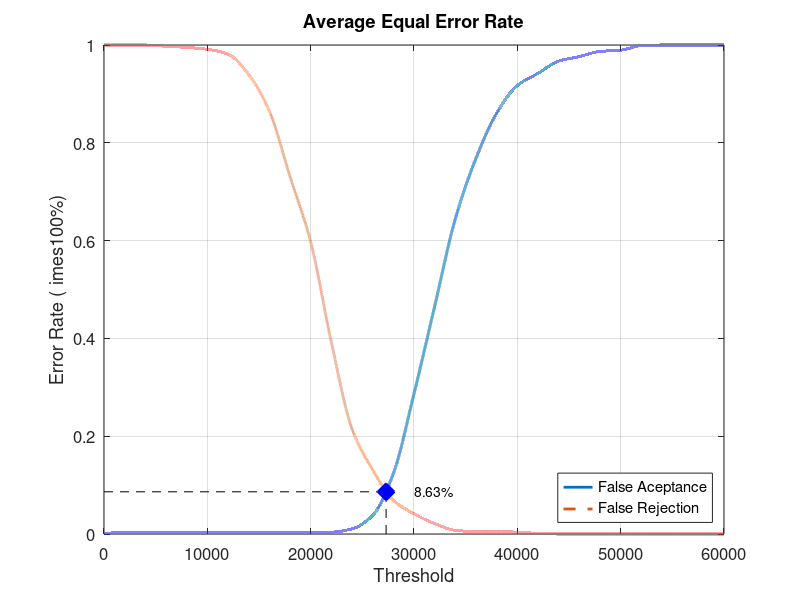
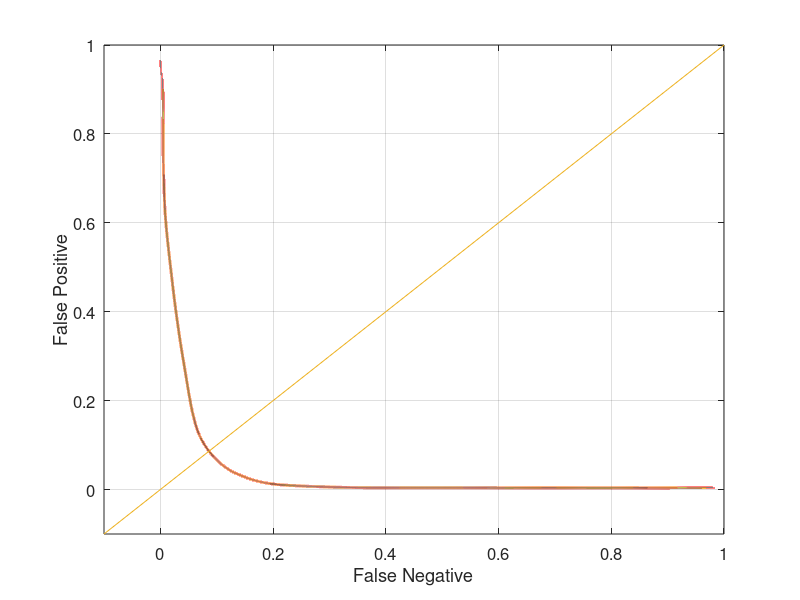

Here is the MATLAB script that generated these plots, in order:
close all;
clear;
clc;
x = 0:2000:60000;
xq = 0:0.5:60000;

y0 = [0 0.00394737 0.00394737 0.00394737 0.00394737 0.00394737 0.00394737 0.00394737 0.00394737 0.00394737 0.00394737 0.00394737 0.0105263 0.0381579 0.123684 0.286842 0.465789 0.644737 0.768421 0.860526 0.917105 0.942105 0.967105 0.976316 0.986842 0.989474 0.998684 1 1 1 1]
yy0 = interp1(x, y0, xq, 'pchip');
y1 = [1 1 1 0.9975 0.995 0.99125 0.98125 0.94 0.865 0.73125 0.5975 0.3925 0.215 0.13125 0.06875 0.04125 0.02125 0.0075 0.005 0.005 0.00375 0.00125 0 0 0 0 0 0 0 0 0]
yy1 = interp1(x, y1, xq, 'pchip');

% Calculating EER: 
y2 = abs(y0 - y1);
find(y2 == min(y2))
yy2 = abs(yy0 - yy1);
xEER = find(yy2 == min(yy2));
xEERIndex = xq(xEER) % X-axis EER
yEER = yy0(xEER) % Y-axis EER

main = figure
plot(xq, yy0,'-','LineWidth', 2);	hold on
plot(xq, yy1,'--','LineWidth', 2);	hold on
plot([xEERIndex xEERIndex], [0 yEER], 'k--');	hold on
plot([0 xEERIndex], [yEER yEER], 'k--');	hold on
plot(xEERIndex, yEER, 'bx', 'LineWidth', 10);	hold on
text(xEERIndex + 10 * xEERIndex / 100, yEER, [num2str(round((10000 * yEER)) / 100) '%'])
legend('False Aceptance', 'False Rejection', 'Location', 'SouthEast')
xlabel('Threshold')
ylabel('Error Rate (	imes100%)')
title('Average Equal Error Rate')
set(gca, 'FontSize', 12)
axis([0 60000 0 1])
grid on

print(main, 'Experiment5AverageMain', '-dpng');
FNRxFPR = figure('Color', [1 1 1]);
plot(yy1, yy0, '-', yy1, yy0, 'LineWidth', 2);
hold on
y = -0.1:0.1:1
plot(y, y); 
set(gca, 'FontSize', 12)
xlabel('False Negative')
ylabel('False Positive')
axis([-0.1 1 -0.1 1])
set(gca, 'FontSize', 12)
grid on

print(FNRxFPR, 'Experiment5AverageFNRxFPR','-dpng');
